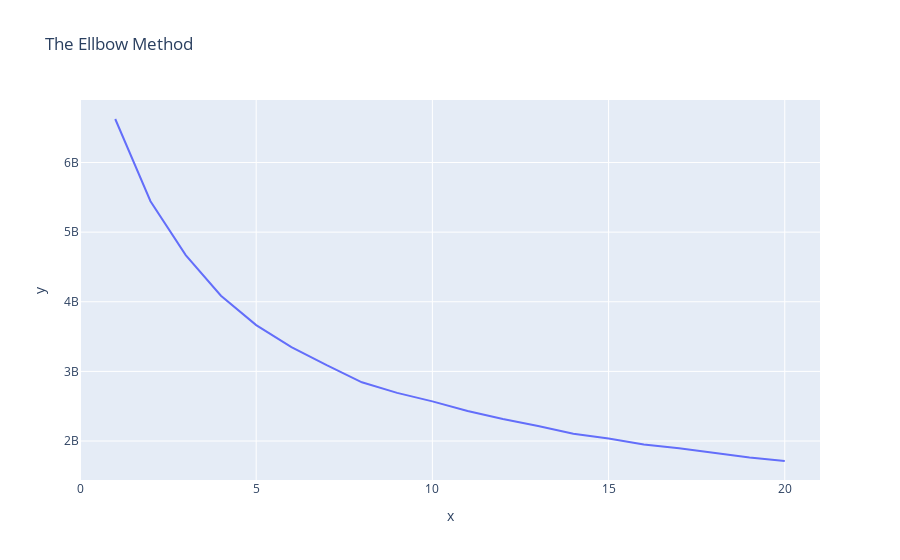

Here is the notebook cell this chart was saved with:
### Code cell
# plot WCSS
fig = px.line(x=range(1,21), 
              y=wcss,
              range_x=(0,21), 
              title='The Ellbow Method')
fig.show()

### Figure 1 — Plotly figure (JSON) as saved in the notebook; plotly's stock layout.template omitted (floating-point values rounded to 4 significant figures)
{"data": [{"hovertemplate": "x=%{x}<br>y=%{y}<extra></extra>", "legendgroup": "", "line": {"color": "#636efa", "dash": "solid"}, "mode": "lines", "name": "", "orientation": "v", "showlegend": false, "type": "scatter", "x": [1, 2, 3, 4, 5, 6, 7, 8, 9, 10, 11, 12, 13, 14, 15, 16, 17, 18, 19, 20], "xaxis": "x", "y": [6625000000.0, 5445000000.0, 4671000000.0, 4086000000.0, 3665000000.0, 3348000000.0, 3089000000.0, 2844000000.0, 2691000000.0, 2569000000.0, 2430000000.0, 2316000000.0, 2216000000.0, 2105000000.0, 2037000000.0, 1951000000.0, 1898000000.0, 1828000000.0, 1763000000.0, 1713000000.0], "yaxis": "y"}], "layout": {"legend": {"tracegroupgap": 0}, "title": {"text": "The Ellbow Method"}, "xaxis": {"anchor": "y", "domain": [0, 1], "range": [0, 21], "title": {"text": "x"}}, "yaxis": {"anchor": "x", "domain": [0, 1], "title": {"text": "y"}}}}
